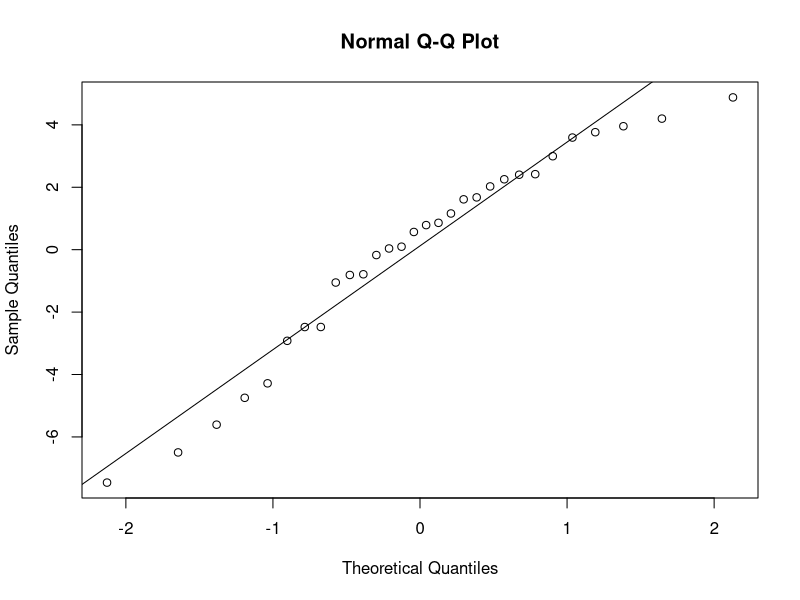
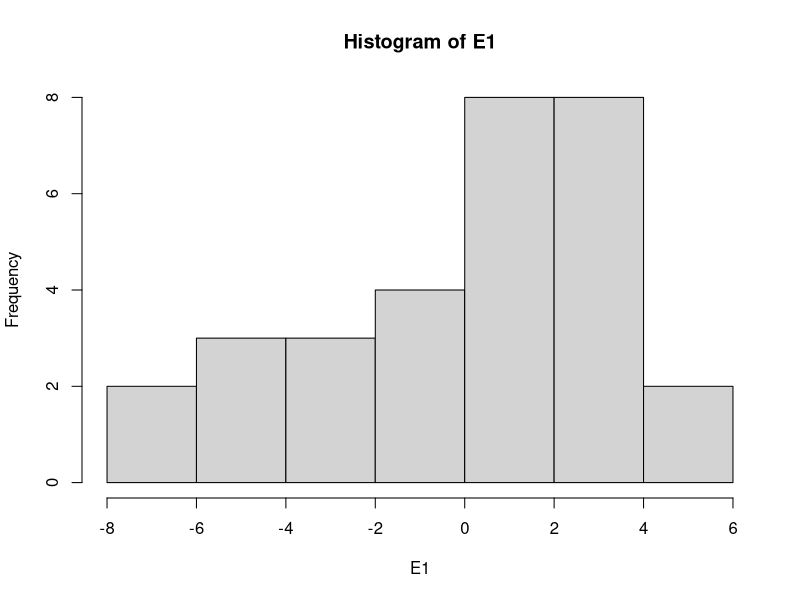
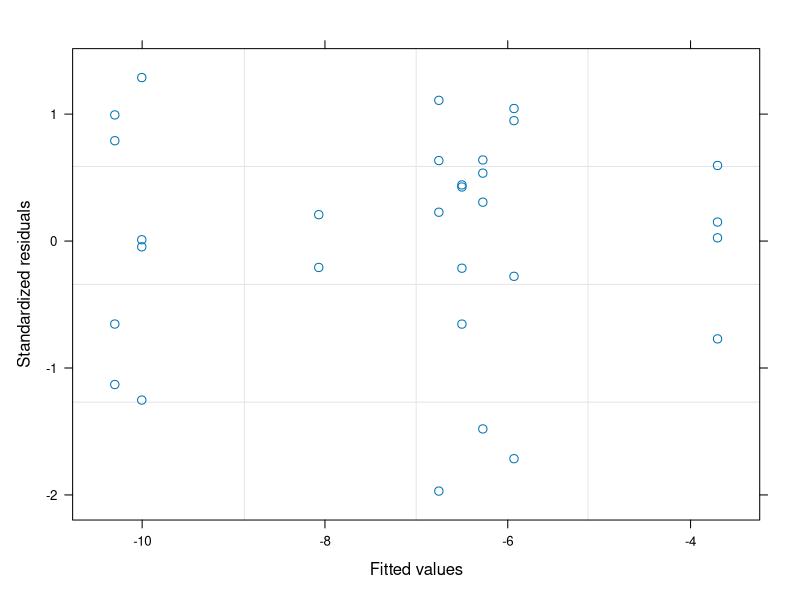

R code for these plots, in order: (Note: this script raises an error after producing the figures.)
#Author:  Clay Arango
#Creation date: 10-Feb-19
#Script to analyze NDS data from Summer 2018 NDS work with S. Roley and A. Alexiades

#packages
install.packages("nlme")
install.packages("nortest")
install.packages("dplyr")
install.packages("multcomp")
install.packages("MASS")
install.packages("ggplot2")
library(nlme)
library(nortest)
library(dplyr)
library(multcomp)
library(MASS)
library(ggplot2)

#Load data
kiona_summer <- read.table(file="kiona_summer.csv", header=T, sep=",")

#set variable
d = kiona_summer

#evaluate data to make sure factors are correct
names(d)
unique(d$nutrient) #control, N, NP, NPSi, NSi, P, PSi, Si
unique(d$N) #should be 0 and 1
unique(d$P) #should be 0 and 1
unique(d$Si) #should be 0 and 1
unique(d$top) #should be "sponge" and "glass"
#if need to change, use recode function below. 
d$top<-recode(d$top, "cellulose" ="sponge")
str(d)

#convert N and P vand Si alues (0 or 1 for absence or presence) to factors
d$N<-as.factor(d$N)
d$P<-as.factor(d$P)
d$Si<-as.factor(d$Si)
str(d)

#subset data into gpp and cr response
d.cr = subset(d, top=="sponge", data=d)
d.gpp = subset(d, top=="glass", data=d)

#calculate nrr for cr
x = aggregate(d.cr[,8], list(d.cr$nutrient), mean, na.rm=T)
x
d.cr$cr.nrr = d.cr$cr.area/-8.067717 #is there a prettier way to do this?

#calculate nrr for gpp
x = aggregate(d.gpp[,9], list(d.gpp$nutrient), mean, na.rm=T)
x
#can't calculate nrr bc of zero control
#d.gpp$gpp.nrr = d.gpp$gpp.area/2.2686372 #is there a prettier way to do this?

############################################################
#analyze RESPIRATION data
############################################################

M1<-gls(cr.area~N*P*Si, data=d.cr, na.action=na.omit)
E1<-residuals(M1)
qqnorm(E1)
qqline(E1)
ad.test(E1)
   #residuals are normally distributed
hist(E1)  
plot(M1)

plot(filter(d.cr, !is.na(cr.area)) %>% dplyr::select(nutrient), 
     E1, xlab="nutrient", ylab="Residuals")
bartlett.test(cr.area~nutrient, data=d.cr)
   #variance test is ok

anova(M1)
  
x <- group_by(d.cr, nutrient) %>%  # Grouping function causes subsequent functions to aggregate by season and reach
  summarize(cr.mean = abs(mean(cr.area, na.rm = TRUE)), # na.rm = TRUE to remove missing values
            cr.sd=abs(sd(cr.area, na.rm = TRUE)),  # na.rm = TRUE to remove missing values
            n = sum(!is.na(cr.area)), # of observations, excluding NAs. 
            cr.se=cr.sd/sqrt(n))

ggplot(data=x, aes(x=nutrient, y=cr.mean)) + 
  geom_bar(stat="identity", position=position_dodge(), color = "black") + 
  geom_errorbar(aes(ymin=cr.mean, ymax=cr.mean+cr.se), width=0.2, 
                position=position_dodge(0.9)) + 
  xlab("Nutrient") +
  ylab(expression(Respiration~(ug~O[2]~m^{-2}~h^{-1}))) +
  ylim(0,20) +
  labs(fill="Light") +
  theme_bw() +
  theme(panel.grid.major=element_blank(),
        panel.grid.minor=element_blank(),
        legend.title=element_text(size=6),
        legend.key=element_blank(), 
        legend.position=c(0.5,0.95), 
        legend.text=element_text(size=8), 
        legend.background=element_blank(), 
        legend.direction="horizontal", 
        legend.key.size=unit(0.3, "cm"), 
        axis.title.y=element_text(size=8), 
        axis.title.x=element_text(size=8), 
        axis.text.x=element_text(size=8))

#ggsave('output/figures/Ring_fall.tiff',
#       units="in",
#       width=3.25,
#       height=3.25,
#       dpi=1200,
#       compression="lzw")

#summarize nrr
x <- group_by(d.cr, nutrient) %>%  # Grouping function causes subsequent functions to aggregate by season and reach
  summarize(cr.mean = abs(mean(cr.nrr, na.rm = TRUE)), # na.rm = TRUE to remove missing values
            cr.sd=abs(sd(cr.nrr, na.rm = TRUE)),  # na.rm = TRUE to remove missing values
            n = sum(!is.na(cr.nrr)), # of observations, excluding NAs. 
            cr.se=cr.sd/sqrt(n))

############################################################
#analyze the PRODUCTION data
############################################################

M1<-gls(gpp.area~N*P*Si, data=d.gpp, na.action=na.omit) 
E1<-residuals(M1)
qqnorm(E1)
qqline(E1)
ad.test(E1)
   #residuals are not normal

hist(E1, xlab="residuals", main="")
plot(M1)

plot(filter(d.gpp, !is.na(gpp.area)) %>% dplyr::select(nutrient), 
     E1, xlab="nutrient", ylab="Residuals")
bartlett.test(gpp.area~nutrient, data=d.gpp)
   #not OK

anova(M1)
  
x <- group_by(d.gpp, nutrient) %>%  # Grouping function causes subsequent functions to aggregate by season and reach
  summarize(gpp.mean = abs(mean(gpp.area, na.rm = TRUE)), # na.rm = TRUE to remove missing values
            gpp.sd=abs(sd(gpp.area, na.rm = TRUE)),  # na.rm = TRUE to remove missing values
            n = sum(!is.na(gpp.area)), # of observations, excluding NAs. 
            gpp.se=gpp.sd/sqrt(n))

ggplot(data=x, aes(x=nutrient, y=gpp.mean)) + 
  geom_bar(stat="identity", position=position_dodge(), color = "black") + 
  geom_errorbar(aes(ymin=gpp.mean, ymax=gpp.mean+gpp.se), width=0.2, 
                position=position_dodge(0.9)) + 
  xlab("Nutrient") +
  ylab(expression(Production~(ug~O[2]~m^{-2}~h^{-1}))) +
  labs(fill="Light") +
  theme_bw() +
  theme(panel.grid.major=element_blank(),
        panel.grid.minor=element_blank(), 
        legend.title=element_text(size=6), 
        legend.key=element_blank(),  
        legend.position=c(0.5,0.95),  
        legend.text=element_text(size=8),  
        legend.background=element_blank(),  
        legend.direction="horizontal",  
        legend.key.size=unit(0.3, "cm"),  
        axis.title.y=element_text(size=8),  
        axis.title.x=element_text(size=8),  
        axis.text.x=element_text(size=8))

#ggsave('output/figures/gppByNutrient.tiff',
#       units="in",
#       width=3.25,
#       height=3.25,
#       dpi=1200,
#       compression="lzw")


#summarize nrr
x <- group_by(d.gpp, nutrient) %>%  # Grouping function causes subsequent functions to aggregate by season and reach
  summarize(gpp.mean = abs(mean(gpp.nrr, na.rm = TRUE)), # na.rm = TRUE to remove missing values
            gpp.sd=abs(sd(gpp.nrr, na.rm = TRUE)),  # na.rm = TRUE to remove missing values
            n = sum(!is.na(gpp.nrr)), # of observations, excluding NAs. 
            gpp.se=gpp.sd/sqrt(n))

#BELOW HERE IS NOT EDITED





############################################################
#analyze the CHL-A biomass on disks

M1<-gls(chla~N*P*light, data=roza_sum.chla, na.action=na.omit)
E1<-residuals(M1)
qqnorm(E1)
qqline(E1)
ad.test(E1)
  #residuals look bad (p=0.001)
hist(E1)
plot(M1)

vf1 = varIdent(form = ~ 1|N*P)
vf2 = varIdent(form = ~ 1|light)
vf3 = varIdent(form = ~ 1|N*P*light)
vf4 = varPower(form = ~ fitted(.)) 
vf5 = varExp(form = ~ fitted(.))
vf6 = varConstPower(form = ~ fitted(.))
vf7 = varExp(form = ~ fitted(.)|nutrient)

M2<-gls(chla~N*P*light, data=roza_sum.chla, na.action=na.omit, weights=vf1)
M3<-gls(chla~N*P*light, data=roza_sum.chla, na.action=na.omit, weights=vf2)
M4<-gls(chla~N*P*light, data=roza_sum.chla, na.action=na.omit, weights=vf3)
M5<-gls(chla~N*P*light, data=roza_sum.chla, na.action=na.omit, weights=vf4)
M6<-gls(chla~N*P*light, data=roza_sum.chla, na.action=na.omit, weights=vf5)
M7<-gls(chla~N*P*light, data=roza_sum.chla, na.action=na.omit, weights=vf6)
M8<-gls(chla~N*P*light, data=roza_sum.chla, na.action=na.omit, weights=vf7)

anova(M1,M2,M3,M4,M5,M6,M7,M8)

#M3 is best on AIC

E3<-residuals(M3)
qqnorm(E3)
qqline(E3)
ad.test(E3)
#residuals are not normal (p=0.001)
hist(E3, xlab="residuals", main="")
plot(M3)
  #hist and plot look good

plot(filter(roza_sum.chla, !is.na(chla)) %>% dplyr::select(light), 
     E3, xlab="light", ylab="Residuals")
bartlett.test(chla~light, data=roza_sum.chla)

plot(filter(roza_sum.chla, !is.na(chla)) %>% dplyr::select(nutrient), 
     E3, xlab="nutrient", ylab="Residuals")
bartlett.test(chla~nutrient, data=roza_sum.chla)

anova(M3)

#light is significant and N and P separately interact with light

x<-roza_sum.chla[complete.cases(roza_sum.chla$chla),]

with(x, 
     interaction.plot(nutrient,light,chla, 
                      ylim=c(0,1.5),lty=c(1,12),lwd=2,ylab="Chlorophyll a", 
                      xlab="Nutrient", trace.label="Light"))

x <- group_by(roza_sum.chla, nutrient, light) %>%  # Grouping function causes subsequent functions to aggregate by season and reach
  summarize(chla.mean = mean(chla, na.rm = TRUE), # na.rm = TRUE to remove missing values
            chla.sd=sd(chla, na.rm = TRUE),  # na.rm = TRUE to remove missing values
            n = sum(!is.na(chla)), # of observations, excluding NAs. 
            chla.se=chla.sd/sqrt(n))

ggplot(data=x, 
       aes(x=nutrient, y=chla.mean, fill=light)) + 
  geom_bar(stat="identity", position=position_dodge(), color = "black") + 
  geom_errorbar(aes(ymin=chla.mean, ymax=chla.mean+chla.se), width=0.2, 
                position=position_dodge(0.9)) + 
  scale_fill_manual(values=c("white","black")) +
  xlab("Nutrient") +
  ylab(expression(Chlorophyll~a~(ug~cm^{-2}))) +
  ylim(0,1.7) +
  labs(fill="Light") +
  theme_bw() +
  theme(panel.grid.major=element_blank(), 
        panel.grid.minor=element_blank(), 
        legend.title=element_text(size=6), 
        legend.key=element_blank(), 
        legend.position=c(0.5,0.95), 
        legend.text=element_text(size=8), 
        legend.background=element_blank(), 
        legend.direction="horizontal", 
        legend.key.size=unit(0.3, "cm"), 
        axis.title.y=element_text(size=8), 
        axis.title.x=element_text(size=8), 
        axis.text.x=element_text(size=8))

ggsave('output/figures/chlaByNutrientLight.tiff',
       units="in",
       width=3.25,
       height=3.25,
       dpi=1200,
       compression="lzw")



############################################################
############################################################
#calculate nrr mean and standard error
x1 <- group_by(roza_sum, nutrient, light) %>%  # Grouping function causes subsequent functions to aggregate by season and reach
  summarize(chla.nrr.mean = mean(chla.nrr, na.rm = TRUE), # na.rm = TRUE to remove missing values
            chla.nrr.sd=sd(chla.nrr, na.rm = TRUE),  # na.rm = TRUE to remove missing values
            chla.n = sum(!is.na(chla.nrr)), # of observations, excluding NAs. 
            chla.nrr.se=chla.nrr.sd/sqrt(chla.n))


x2 <- group_by(roza_sum, nutrient, light) %>%  # Grouping function causes subsequent functions to aggregate by season and reach
  summarize(gpp.nrr.mean = mean(gpp.nrr, na.rm = TRUE), # na.rm = TRUE to remove missing values
            gpp.nrr.sd=sd(gpp.nrr, na.rm = TRUE),  # na.rm = TRUE to remove missing values
            gpp.n = sum(!is.na(gpp.nrr)), # of observations, excluding NAs. 
            gpp.nrr.se=gpp.nrr.sd/sqrt(gpp.n))

x3 <- group_by(roza_sum, nutrient, light) %>%  # Grouping function causes subsequent functions to aggregate by season and reach
  summarize(cr.nrr.mean = mean(cr.nrr, na.rm = TRUE), # na.rm = TRUE to remove missing values
            cr.nrr.sd=sd(cr.nrr, na.rm = TRUE),  # na.rm = TRUE to remove missing values
            cr.n = sum(!is.na(cr.nrr)), # of observations, excluding NAs. 
            cr.nrr.se=cr.nrr.sd/sqrt(cr.n))

roza_sum.nrr<-cbind(x1,x2,x3)
roza_sum.nrr <- roza_sum.nrr[, !duplicated(colnames(roza_sum.nrr))]
write.csv(roza_sum.nrr, "roza_sum.nrr.csv")
